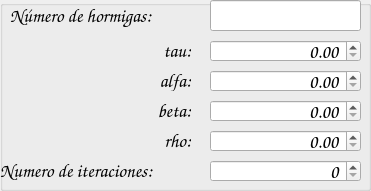
    <widget class="QGroupBox" name="groupBox_4">
     <property name="geometry">
      <rect>
       <x>20</x>
       <y>60</y>
       <width>371</width>
       <height>191</height>
      </rect>
     </property>
     <property name="font">
      <font>
       <family>High Tower Text</family>
       <pointsize>18</pointsize>
       <italic>false</italic>
      </font>
     </property>
     <property name="layoutDirection">
      <enum>Qt::LeftToRight</enum>
     </property>
     <property name="title">
      <string/>
     </property>
     <property name="alignment">
      <set>Qt::AlignCenter</set>
     </property>
     <widget class="QLabel" name="label_4">
      <property name="geometry">
       <rect>
        <x>10</x>
        <y>70</y>
        <width>181</width>
        <height>21</height>
       </rect>
      </property>
      <property name="font">
       <font>
        <family>Comic Sans MS</family>
        <pointsize>14</pointsize>
        <italic>false</italic>
       </font>
      </property>
      <property name="text">
       <string>alfa:</string>
      </property>
      <property name="alignment">
       <set>Qt::AlignRight|Qt::AlignTrailing|Qt::AlignVCenter</set>
      </property>
     </widget>
     <widget class="QLabel" name="label_5">
      <property name="geometry">
       <rect>
        <x>0</x>
        <y>100</y>
        <width>191</width>
        <height>21</height>
       </rect>
      </property>
      <property name="font">
       <font>
        <family>Comic Sans MS</family>
        <pointsize>14</pointsize>
        <italic>false</italic>
       </font>
      </property>
      <property name="text">
       <string>beta:</string>
      </property>
      <property name="alignment">
       <set>Qt::AlignRight|Qt::AlignTrailing|Qt::AlignVCenter</set>
      </property>
     </widget>
     <widget class="QDoubleSpinBox" name="doubleSpinBox_4">
      <property name="geometry">
       <rect>
        <x>210</x>
        <y>130</y>
        <width>151</width>
        <height>22</height>
       </rect>
      </property>
      <property name="font">
       <font>
        <family>Comic Sans MS</family>
        <pointsize>14</pointsize>
        <italic>false</italic>
       </font>
      </property>
      <property name="alignment">
       <set>Qt::AlignRight|Qt::AlignTrailing|Qt::AlignVCenter</set>
      </property>
      <property name="minimum">
       <double>0.000000000000000</double>
      </property>
      <property name="maximum">
       <double>1.000000000000000</double>
      </property>
      <property name="singleStep">
       <double>0.010000000000000</double>
      </property>
      <property name="value">
       <double>0.000000000000000</double>
      </property>
     </widget>
     <widget class="QDoubleSpinBox" name="doubleSpinBox_3">
      <property name="geometry">
       <rect>
        <x>210</x>
        <y>100</y>
        <width>151</width>
        <height>22</height>
       </rect>
      </property>
      <property name="font">
       <font>
        <family>Comic Sans MS</family>
        <pointsize>14</pointsize>
        <italic>false</italic>
       </font>
      </property>
      <property name="alignment">
       <set>Qt::AlignRight|Qt::AlignTrailing|Qt::AlignVCenter</set>
      </property>
      <property name="minimum">
       <double>0.000000000000000</double>
      </property>
      <property name="maximum">
       <double>1.000000000000000</double>
      </property>
      <property name="singleStep">
       <double>0.010000000000000</double>
      </property>
      <property name="value">
       <double>0.000000000000000</double>
      </property>
     </widget>
     <widget class="QDoubleSpinBox" name="doubleSpinBox_2">
      <property name="geometry">
       <rect>
        <x>210</x>
        <y>70</y>
        <width>151</width>
        <height>22</height>
       </rect>
      </property>
      <property name="font">
       <font>
        <family>Comic Sans MS</family>
        <pointsize>14</pointsize>
        <italic>false</italic>
       </font>
      </property>
      <property name="alignment">
       <set>Qt::AlignRight|Qt::AlignTrailing|Qt::AlignVCenter</set>
      </property>
      <property name="minimum">
       <double>0.000000000000000</double>
      </property>
      <property name="maximum">
       <double>1.000000000000000</double>
      </property>
      <property name="singleStep">
       <double>0.010000000000000</double>
      </property>
      <property name="value">
       <double>0.000000000000000</double>
      </property>
     </widget>
     <widget class="QLabel" name="label_6">
      <property name="geometry">
       <rect>
        <x>0</x>
        <y>130</y>
        <width>191</width>
        <height>21</height>
       </rect>
      </property>
      <property name="font">
       <font>
        <family>Comic Sans MS</family>
        <pointsize>14</pointsize>
        <italic>false</italic>
       </font>
      </property>
      <property name="text">
       <string>rho:</string>
      </property>
      <property name="alignment">
       <set>Qt::AlignRight|Qt::AlignTrailing|Qt::AlignVCenter</set>
      </property>
     </widget>
     <widget class="QLabel" name="label_10">
      <property name="geometry">
       <rect>
        <x>0</x>
        <y>160</y>
        <width>211</width>
        <height>21</height>
       </rect>
      </property>
      <property name="font">
       <font>
        <family>Comic Sans MS</family>
        <pointsize>14</pointsize>
        <weight>50</weight>
        <italic>false</italic>
        <bold>false</bold>
       </font>
      </property>
      <property name="text">
       <string>Numero de iteraciones:</string>
      </property>
     </widget>
     <widget class="QSpinBox" name="spinBox">
      <property name="enabled">
       <bool>true</bool>
      </property>
      <property name="geometry">
       <rect>
        <x>210</x>
        <y>160</y>
        <width>151</width>
        <height>22</height>
       </rect>
      </property>
      <property name="font">
       <font>
        <family>Comic Sans MS</family>
        <pointsize>14</pointsize>
        <italic>false</italic>
       </font>
      </property>
      <property name="alignment">
       <set>Qt::AlignRight|Qt::AlignTrailing|Qt::AlignVCenter</set>
      </property>
      <property name="minimum">
       <number>0</number>
      </property>
      <property name="maximum">
       <number>1000</number>
      </property>
      <property name="singleStep">
       <number>10</number>
      </property>
      <property name="value">
       <number>0</number>
      </property>
     </widget>
     <widget class="QLabel" name="label_15">
      <property name="geometry">
       <rect>
        <x>10</x>
        <y>40</y>
        <width>181</width>
        <height>21</height>
       </rect>
      </property>
      <property name="font">
       <font>
        <family>Comic Sans MS</family>
        <pointsize>14</pointsize>
        <italic>false</italic>
       </font>
      </property>
      <property name="text">
       <string>tau:</string>
      </property>
      <property name="alignment">
       <set>Qt::AlignRight|Qt::AlignTrailing|Qt::AlignVCenter</set>
      </property>
     </widget>
     <widget class="QDoubleSpinBox" name="doubleSpinBox_5">
      <property name="geometry">
       <rect>
        <x>210</x>
        <y>40</y>
        <width>151</width>
        <height>22</height>
       </rect>
      </property>
      <property name="font">
       <font>
        <family>Comic Sans MS</family>
        <pointsize>14</pointsize>
        <italic>false</italic>
       </font>
      </property>
      <property name="alignment">
       <set>Qt::AlignRight|Qt::AlignTrailing|Qt::AlignVCenter</set>
      </property>
      <property name="minimum">
       <double>0.000000000000000</double>
      </property>
      <property name="maximum">
       <double>1.000000000000000</double>
      </property>
      <property name="singleStep">
       <double>0.010000000000000</double>
      </property>
      <property name="value">
       <double>0.000000000000000</double>
      </property>
     </widget>
     <widget class="QLabel" name="label_2">
      <property name="geometry">
       <rect>
        <x>10</x>
        <y>0</y>
        <width>191</width>
        <height>31</height>
       </rect>
      </property>
      <property name="font">
       <font>
        <family>Comic Sans MS</family>
        <pointsize>14</pointsize>
        <italic>false</italic>
       </font>
      </property>
      <property name="text">
       <string>Número de hormigas:</string>
      </property>
     </widget>
     <widget class="QLineEdit" name="lineEdit_4">
      <property name="geometry">
       <rect>
        <x>210</x>
        <y>0</y>
        <width>151</width>
        <height>31</height>
       </rect>
      </property>
      <property name="font">
       <font>
        <family>Comic Sans MS</family>
        <pointsize>14</pointsize>
        <italic>false</italic>
       </font>
      </property>
      <property name="layoutDirection">
       <enum>Qt::RightToLeft</enum>
      </property>
      <property name="alignment">
       <set>Qt::AlignRight|Qt::AlignTrailing|Qt::AlignVCenter</set>
      </property>
      <property name="dragEnabled">
       <bool>false</bool>
      </property>
     </widget>
    </widget>
